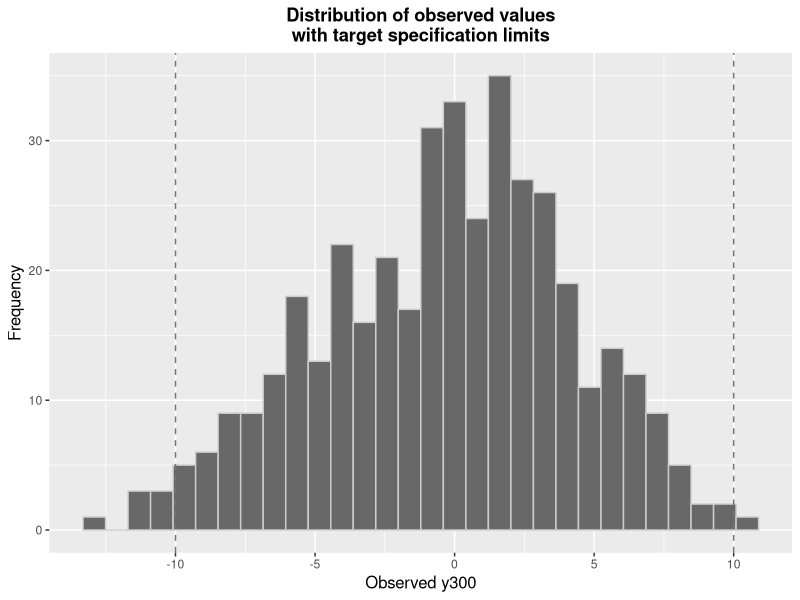
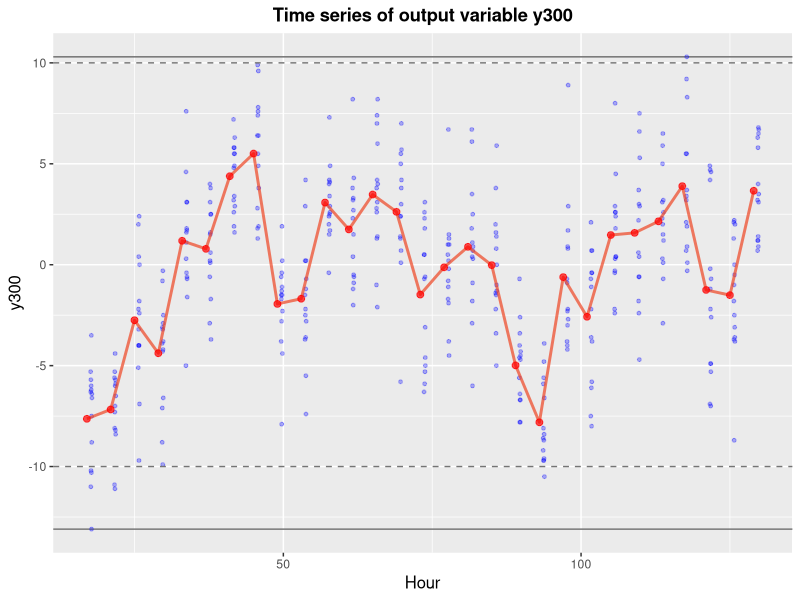
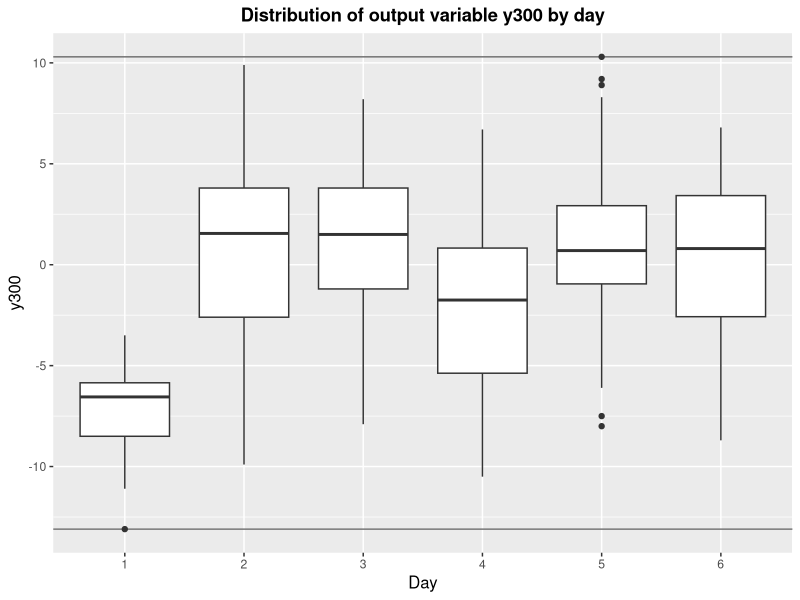
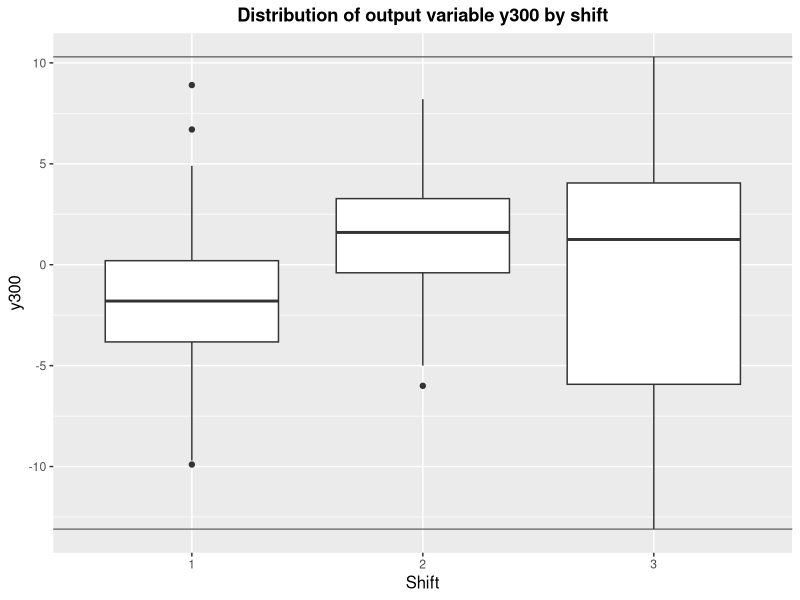
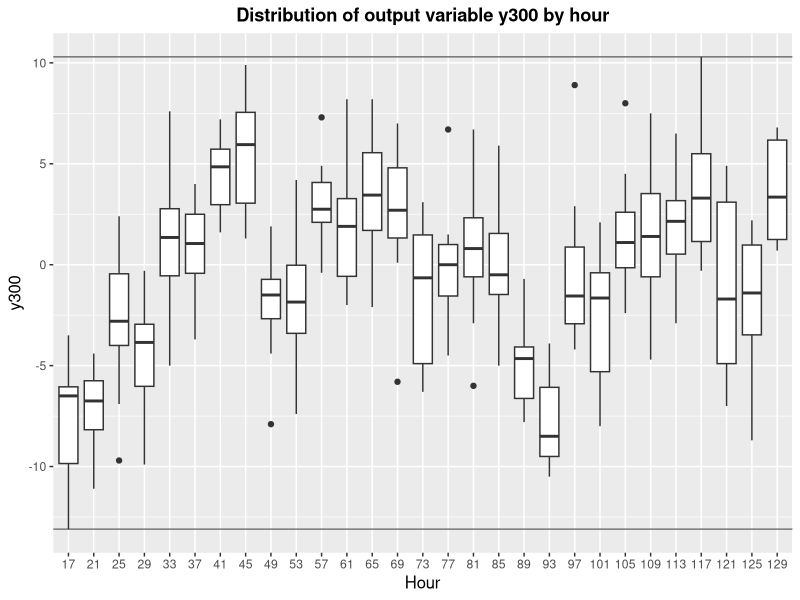
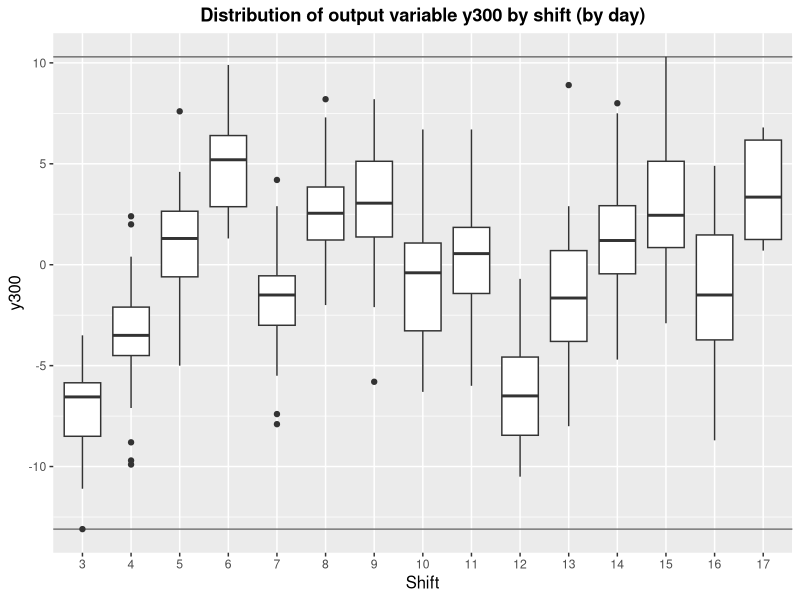
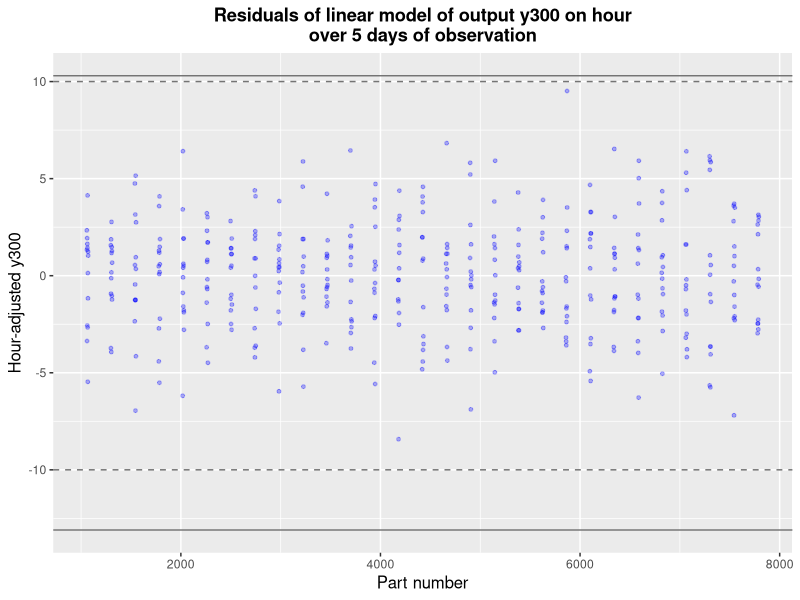

The R source for these figures, in order:
# STAT 435 Team 2
# Establishing the Baseline (W1) - Analysis code

library(ggplot2)

data <- read.table("Baseline.csv", sep="\t", header=TRUE)
data$day <- data$daycount
data$hour <- data$partnum %/% 60
data$shift.day <- data$shift + (data$daycount-1)*3

head(data)

y300.mean <- mean(data$y300); y300.mean
y300.sd <- sd(data$y300); y300.sd

ci.halfwidth <- qnorm(0.975) * y300.sd / sqrt(length(data$y300))
y300.mean - ci.halfwidth; y300.mean + ci.halfwidth

y300.min <- min(data$y300); y300.min
y300.max <- max(data$y300); y300.max

num.outof.spec <- sum((data$y300 > 10) | (data$y300 < -10)); num.outof.spec
num.outof.spec/ length(data$y300)

# Histogram showing distribution of the data
ggplot(data=data, mapping=aes(x=y300)) +
  geom_histogram(color="#CCCCCC", fill="#686868") +
  geom_vline(xintercept=-10, color="#747474", linetype="dashed") +
  geom_vline(xintercept=10, color="#747474", linetype="dashed") +
  theme(plot.title=element_text(hjust=0.5, face="bold"), 
        axis.title=element_text(size=12)) +
  ggtitle("Distribution of observed values\nwith target specification limits") +
  xlab("Observed y300") +
  ylab("Frequency")

# A base theme so all plots look consistent
plots.base <- ggplot(data=data) + 
  theme(plot.title=element_text(hjust=0.5, face="bold"), 
        axis.title=element_text(size=12)) +
  geom_hline(yintercept=y300.min, color="#747474") +
  geom_hline(yintercept=y300.max, color="#747474")

# Prep for the multivari plot
hours.df <- data.frame(hour=unique(data$hour))
hours.df$y300.avg <- sapply(hours.df$hour, 
                            function(x){
                              return(mean(subset(data, hour==x)$y300))
                            })

# Multivari plot by hour
plots.base + geom_point(aes(y=y300, x=partnum/60), color="blue", alpha=0.3, size=1, show.legend=TRUE) +
  geom_line(data=hours.df, 
            mapping=aes(y=y300.avg, x=as.integer(hour)),
            colour="#EE4422", size=1, alpha=0.7, show.legend=FALSE) +
  geom_point(data=hours.df, 
             mapping=aes(y=y300.avg, x=as.integer(hour)),
             colour="red", size=2, alpha=0.7, show.legend=TRUE) +
  xlab("Hour") +
  #xlab("Part number") +
  ggtitle("Time series of output variable y300") +
  #ggtitle("Time series of output variable y300\nover 5 days of observation") +
  geom_hline(yintercept=-10, color="#747474", linetype="dashed") +
  geom_hline(yintercept=10, color="#747474", linetype="dashed")

# Boxplot by day
plots.base + geom_boxplot(aes(y=y300, x=as.factor(day))) +
  xlab("Day") + ylab("y300") +
  ggtitle("Distribution of output variable y300 by day")

# Boxplot by shift
plots.base + geom_boxplot(aes(y=y300, x=as.factor(shift))) +
  xlab("Shift") + ylab("y300") +
  ggtitle("Distribution of output variable y300 by shift")

# Boxplot by hour
plots.base + geom_boxplot(aes(y=y300, x=as.factor(hour))) +
  xlab("Hour") + ylab("y300") +
  ggtitle("Distribution of output variable y300 by hour")

# Boxplot by shift by day
plots.base + geom_boxplot(aes(y=y300, x=as.factor(shift.day))) +
  xlab("Shift") + ylab("y300") +
  ggtitle("Distribution of output variable y300 by shift (by day)")

anova(lm(y300 ~ as.factor(hour) + as.factor(day), data=data))

# There was a lot of hourly variability from the multivari chart. 
# We can check this with a linear model. 
# We get an R-squared of 65%: 2/3 of variability can be explained by hour-to-hour 
# (or on the scale of 4 hours) variation
hour.model <- lm(y300 ~ as.factor(hour), data)
summary(hour.model)
1 - summary(hour.model)$r.squared

plots.base + geom_point(aes(y=hour.model$residuals, x=partnum), color="blue", alpha=0.3, size=1) +
  xlab("Part number") +
  ylab("Hour-adjusted y300") +
  ggtitle("Residuals of linear model of output y300 on hour\nover 5 days of observation") +
  geom_hline(yintercept=-10, color="#747474", linetype="dashed") +
  geom_hline(yintercept=10, color="#747474", linetype="dashed")

shift.model <- lm(y300 ~ as.factor(shift), data)
summary(shift.model)

day.model <- lm(y300 ~ as.factor(day) + as.factor(hour), data)
summary(day.model)
anova(day.model)

shift.day.model <- lm(y300 ~ as.factor(shift.day), data)
summary(shift.day.model)
data$shift.day

summary(shift.day.model)$r.squared - summary(day.model)$r.squared
summary(hour.model)$r.squared - summary(shift.day.model)$r.squared
